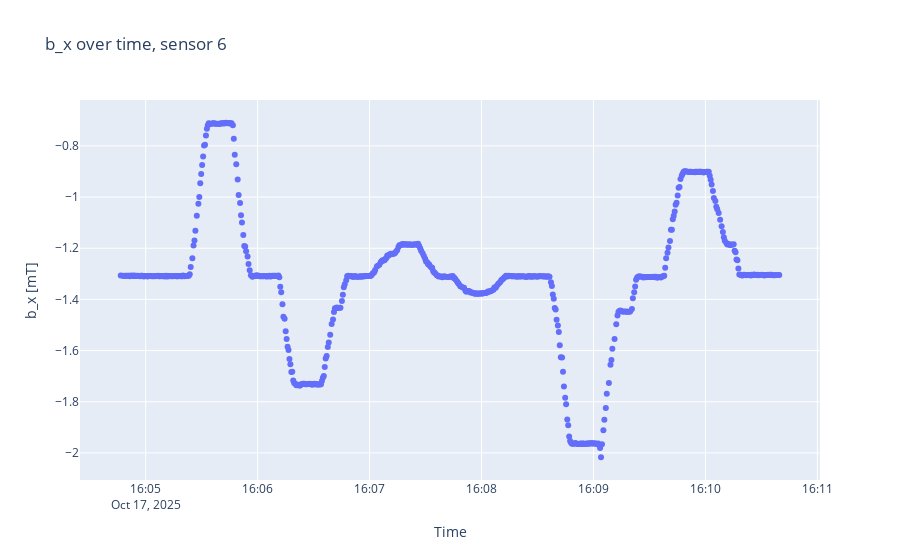
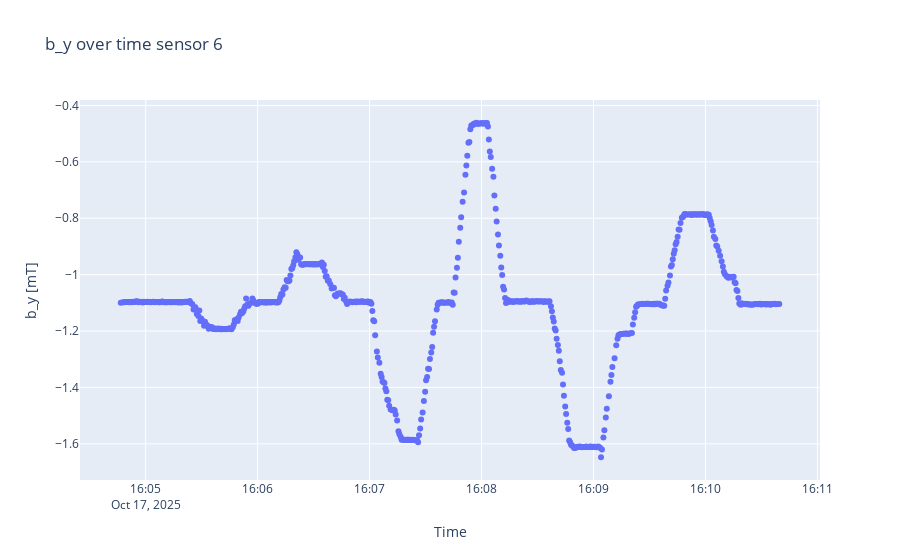
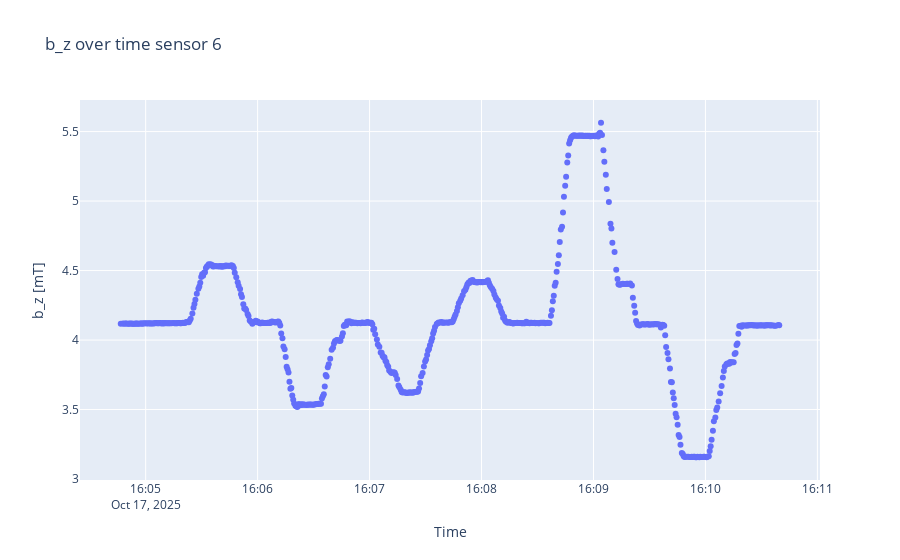

Source (notebook cell) for these figures, in order:
### Code cell
sensorplots(B2, timestamps2, 6)

### Figure 1 — Plotly figure (JSON) as saved in the notebook; plotly's stock layout.template omitted (floating-point values rounded to 4 significant figures; data arrays with more than 128 entries replaced by an {"elided": "..."} marker saying what was removed)
{"data": [{"mode": "markers", "type": "scatter", "x": {"elided": "607 str values"}, "y": {"elided": "607 float values"}}], "layout": {"title": {"text": "b_x over time, sensor 6"}, "xaxis": {"title": {"text": "Time"}}, "yaxis": {"scaleanchor": "y", "title": {"text": "b_x [mT]"}}}}

### Figure 2 — Plotly figure (JSON) as saved in the notebook; plotly's stock layout.template omitted (floating-point values rounded to 4 significant figures; data arrays with more than 128 entries replaced by an {"elided": "..."} marker saying what was removed)
{"data": [{"mode": "markers", "type": "scatter", "x": {"elided": "607 str values"}, "y": {"elided": "607 float values"}}], "layout": {"title": {"text": "b_y over time sensor 6"}, "xaxis": {"title": {"text": "Time"}}, "yaxis": {"scaleanchor": "y", "title": {"text": "b_y [mT]"}}}}

### Figure 3 — Plotly figure (JSON) as saved in the notebook; plotly's stock layout.template omitted (floating-point values rounded to 4 significant figures; data arrays with more than 128 entries replaced by an {"elided": "..."} marker saying what was removed)
{"data": [{"mode": "markers", "type": "scatter", "x": {"elided": "607 str values"}, "y": {"elided": "607 float values"}}], "layout": {"title": {"text": "b_z over time sensor 6"}, "xaxis": {"title": {"text": "Time"}}, "yaxis": {"scaleanchor": "y", "title": {"text": "b_z [mT]"}}}}
